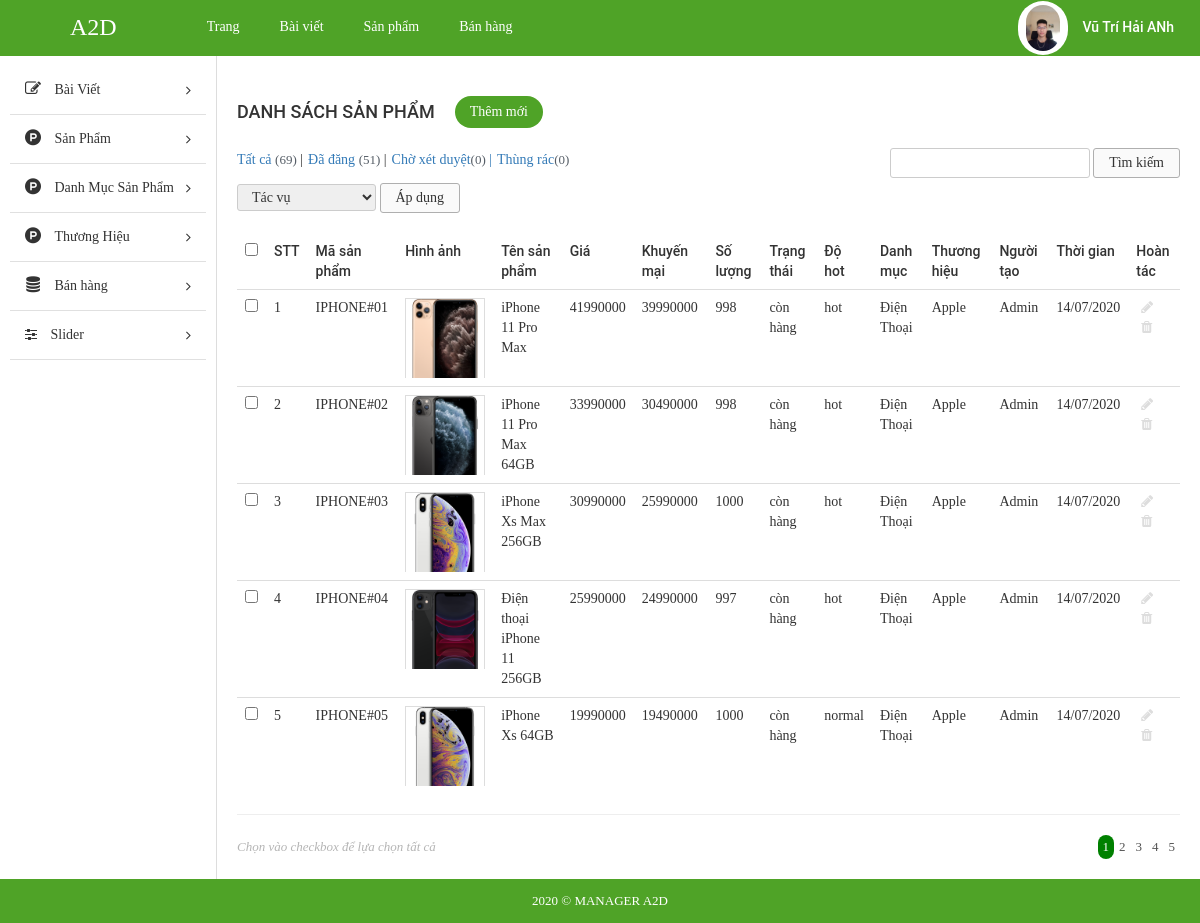
The app's page /admin/index.php?modules=products&controllers=index&action=list (signed in) with its own data.
### tables this page shows
CREATE TABLE `tbl_product` (
  `id` int(11) NOT NULL,
  `id_category` int(11) NOT NULL,
  `id_brand` int(11) NOT NULL,
  `name` varchar(255) NOT NULL,
  `code` varchar(255) NOT NULL,
  `price` float NOT NULL,
  `promotional_price` float NOT NULL,
  `quantity` int(11) NOT NULL,
  `status` enum('còn hàng','hết hàng','hàng sắp về') NOT NULL,
  `description` text NOT NULL,
  `screen` varchar(255) NOT NULL,
  `ram` varchar(255) NOT NULL,
  `cpu` varchar(255) NOT NULL,
  `memory` varchar(255) NOT NULL,
  `operating_system` varchar(255) NOT NULL,
  `front_camera` varchar(255) NOT NULL,
  `rear_camera` varchar(255) NOT NULL,
  `user` varchar(255) NOT NULL,
  `create_date` varchar(255) NOT NULL,
  `image` varchar(255) NOT NULL,
  `level` enum('hot','normal','discount') NOT NULL
);

### admin/libraries/database.php (called while the page is built, shortened)
<?php
function db_query($query_string) {
    global $conn;
    $result = mysqli_query($conn, $query_string);
    return $result;
}
function db_fetch_array($query_string) {
    $result = array();
    $mysqli_result = db_query($query_string);
    while ($row = mysqli_fetch_assoc($mysqli_result)) {
        $result[] = $row;
    }
    return $result;
}

### admin/modules/products/models/indexModel.php (called while the page is built, shortened)
<?php
function getAllProduct(){
	return db_fetch_array("SELECT * FROM `tbl_product`");
}
function get_category_by_id($id){
	$data = db_fetch_array("SELECT * FROM `tbl_category` WHERE `id` = '$id'");
	return $data[0]['name'];
}
function get_brand_by_id($id){
	$data = db_fetch_array("SELECT * FROM `tbl_brand` WHERE `id` = '$id'");
	return $data[0]['name'];
}

### admin/modules/products/controllers/indexController.php (called while the page is built, shortened)
<?php
function listAction() {
	$data_tmp = getAllProduct();
	for ($i=0; $i <count($data_tmp) ; $i++) {
		$data_tmp[$i]['category'] = get_category_by_id($data_tmp[$i]['id_category']);
		$data_tmp[$i]['brand']  = get_brand_by_id($data_tmp[$i]['id_brand']) ;
	};
	if(!empty($_GET['page'])){
		$page = $_GET['page'];
	}else{
		$page =1;
	}
	$numProduct = count($data_tmp);
	$productOnPage = 5;
	$num = ceil($numProduct/$productOnPage);
	$start = ($page - 1) * $productOnPage;
	$res =[];
	for ($i=$start; $i < $start+$productOnPage; $i++) {
		if(isset($data_tmp[$i]))
        $res[] = $data_tmp[$i];
	};
	$data = [$res, $num, $page];
	load_view('list',$data);
}

### admin/core/router.php (called while the page is built, shortened)
<?php
$action_name = get_action().'Action';
call_function(array('construct', $action_name));

### admin/core/appload.php (called while the page is built, shortened)
<?php
require CONFIGPATH . DIRECTORY_SEPARATOR . 'database.php';
require LIBPATH . DIRECTORY_SEPARATOR . 'database.php';
require COREPATH . DIRECTORY_SEPARATOR . 'base.php';
require COREPATH . DIRECTORY_SEPARATOR . 'router.php';

### admin/index.php (called while the page is built, shortened)
<?php
require COREPATH.DIRECTORY_SEPARATOR.'appload.php';

### admin/modules/products/views/listView.php (the view, shortened to what this page needs)
<div id="main-content-wp" class="list-product-page">
    <div class="wrap clearfix">
        <div id="content" class="fl-right">
            <div class="section" id="title-page">
                <div class="clearfix">
                    <h3 id="index" class="fl-left">Danh sách sản phẩm</h3>
                    <a href="?modules=products&controllers=index&action=add" title="" id="add-new" class="fl-left">Thêm mới</a>
                </div>
            </div>
            <div class="section" id="detail-page">
                <div class="section-detail">
                    <div class="filter-wp clearfix">
                        <ul class="post-status fl-left">
                            <li class="all"><a href="">Tất cả <span class="count">(69)</span></a> |</li>
                            <li class="publish"><a href="">Đã đăng <span class="count">(51)</span></a> |</li>
                            <li class="pending"><a href="">Chờ xét duyệt<span class="count">(0)</span> |</a></li>
                            <li class="pending"><a href="">Thùng rác<span class="count">(0)</span></a></li>
                        </ul>
                        <form method="GET" class="form-s fl-right">
                            <input type="text" name="s" id="s">
                            <input type="submit" name="sm_s" value="Tìm kiếm">
                        </form>
                    </div>
                    <div class="actions">
                        <form method="GET" action="" class="form-actions">
                            <select name="actions">
                                <option value="0">Tác vụ</option>
                            </select>
                            <input type="submit" name="sm_action" value="Áp dụng">
                        </form>
                    </div>
                    <div class="table-responsive">
                        <table class="table list-table-wp">
                            <thead>
                                <tr>
                                    <td><input type="checkbox" name="checkAll" id="checkAll"></td>
                                    <td><span class="thead-text">STT</span></td>
                                    <td><span class="thead-text">Mã sản phẩm</span></td>
                                    <td><span class="thead-text">Hình ảnh</span></td>
                                    <td><span class="thead-text">Tên sản phẩm</span></td>
                                    <td><span class="thead-text">Giá</span></td>
                                    <td><span class="thead-text">Khuyến mại</span></td>
                                    <td><span class="thead-text">Số lượng</span></td>
                                    <td><span class="thead-text">Trạng thái</span></td>
                                    <td><span class="thead-text">Độ hot</span></td>
                                    <td><span class="thead-text">Danh mục</span></td>
                                    <td><span class="thead-text">Thương hiệu</span></td>
                                    <td><span class="thead-text">Người tạo</span></td>
                                    <td><span class="thead-text">Thời gian</span></td>
                                    <td><span class="thead-text">Hoàn tác</span></td>
                                </tr>
                            </thead>
                            <tbody>
                                <?php  $i=0; if(!empty($data['0'])) foreach ($data['0'] as $value) { $i++;?>
                                <tr>
                                    <td><input type="checkbox" name="checkItem" class="checkItem"></td>
                                    <td><span class="tbody-text"><?php echo $i; ?></span></td>
                                    <td><span class="tbody-text"><?php echo $value['code']; ?></span></td>
                                    <td>
                                        <div class="tbody-thumb">
                                            <img src="<?php echo $value['image']; ?>" alt="">
                                        </div>
                                    </td>
                                    <td><span class="tbody-text"><?php echo $value['name']; ?></span></td>
                                    <td><span class="tbody-text"><?php echo $value['price']; ?></span></td>
                                    <td><span class="tbody-text"><?php echo $value['promotional_price']; ?></span></td>
                                    <td><span class="tbody-text"><?php echo $value['quantity']; ?></span></td>
                                    <td><span class="tbody-text"><?php echo $value['status']; ?></span></td>
                                    <td><span class="tbody-text"><?php echo $value['level']; ?></span></td>
                                    <td><span class="tbody-text"><?php echo $value['category']; ?></span></td>
                                    <td><span class="tbody-text"><?php echo $value['brand']; ?></span></td>
                                    <td><span class="tbody-text"><?php echo $value['user']; ?></span></td>
                                    <td><span class="tbody-text"><?php echo $value['create_date']; ?></span></td>
                                    <td>
                                        <ul class="list-operation ">
                                            <li><a href="?modules=products&controllers=index&action=show&id=<?php echo $value['id'] ;?>" title="Sửa" class="edit"><i class="fa fa-pencil" aria-hidden="true"></i></a></li>
                                            <li><a href="?modules=products&controllers=index&action=delete&id=<?php echo $value['id'] ;?>" title="Xóa" class="delete"><i class="fa fa-trash" aria-hidden="true"></i></a></li>
                                        </ul>
                                    </td>
                                </tr>
                                <?php }; ?>
                            </tbody>
                        </table>
                        <hr>
                    </div>
                </div>
            </div>
            <div class="section" id="paging-wp">
                <div class="section-detail clearfix">
                    <p id="desc" class="fl-left">Chọn vào checkbox để lựa chọn tất cả</p>
                    <ul id="list-paging" class="fl-right">
                        <?php for ($i=1; $i <= $data['1'] ; $i++) { ?>
                        <li>
                            <a <?php if($i == $data['2']) echo 'style="background-color: green; color:white; border-radius:300px;"';  ?>  href="?modules=products&controllers=index&action=list&page=<?php echo $i; ?>" title=""><?php echo $i; ?></a>
                        </li>
                        <?php }; ?>
                    </ul>
                </div>
            </div>
        </div>
    </div>
</div>

### admin/core/base.php (shortened to what this page needs)
<?php
function get_module() {
    global $config;
    $module = isset($_GET['modules']) ? $_GET['modules'] : $config['default_module'];
    return $module;
}
function call_function($list_function = array()) {
    if (is_array($list_function)) {
        foreach ($list_function as $f) {
            if (function_exists($f())) {
                $f();
            }
        }
    }
}
function load_view($name, $data_send = array()) {
    $data = $data_send;
    $path = MODULESPATH . DIRECTORY_SEPARATOR . get_module() . DIRECTORY_SEPARATOR . 'views' . DIRECTORY_SEPARATOR . $name . 'View.php';
    if (file_exists($path)) {
        require $path;
    } else {
        echo "Không tìm thấy {$path}";
    }
}
function get_header($name = '') {
    global $data;
    if (empty($name)) {
        $name = 'header';
    } else {
        $name = "header-{$name}";
    }
    $path = LAYOUTPATH . DIRECTORY_SEPARATOR . $name . '.php';
    if (file_exists($path)) {
        if (is_array($data)) {
            foreach ($data as $key => $a) {
                $$key = $a;
            }
        }
        require $path;
    } else {
        echo "Không tìm thấy {$path}";
    }
}
function get_footer($name = '') {
    global $data;
    if (empty($name)) {
        $name = 'footer';
    } else {
        $name = "footer-{$name}";
    }
    $path = LAYOUTPATH . DIRECTORY_SEPARATOR . $name . '.php';
    if (file_exists($path)) {
        if (is_array($data)) {
            foreach ($data as $key => $a) {
                $$key = $a;
            }
        }
        require $path;
    } else {
        echo "Không tìm thấy {$path}";
    }
}
function get_sidebar($name = '') {
    global $data;
    if (empty($name)) {
        $name = 'sidebar';
    } else {
        $name = "sidebar-{$name}";
    }
    $path = LAYOUTPATH . DIRECTORY_SEPARATOR . $name . '.php';
    if (file_exists($path)) {
        if (is_array($data)) {
            foreach ($data as $key => $a) {
                $$key = $a;
            }
        }
        require $path;
    } else {
        echo "Không tìm thấy {$path}";
    }
}
?>

### admin/public/css/import/global.css (style rules this page uses)
body { font-family: "Roboto Regular"; font-size: 14px; line-height: 24px; color: #333; }
.fl-left { float: left; }
.fl-right { float: right; }
img { max-width: 100%; height: auto; display: block; }
ul li { list-style: none!important; }
a { text-decoration: none!important; }

### admin/public/css/import/list_post.css (style rules this page uses)
#content { width: 82%; border-left: 1px solid #ddd; padding: 20px; }
#add-new { display: inline-block; color: #fff; background: #4fa327; padding: 4px 15px; margin: 20px; border-radius: 20px; }
#index { font-family: 'Roboto Medium'; font-weight: normal; text-transform: uppercase; font-size: 18px; padding: 24px 0px; }
.list-table-wp thead tr td { font-family: 'Roboto Medium'; font-weight: normal; }
.list-operation li { float: left; }
.list-operation li a { display: block; padding: 0px 5px; color: #ddd; }
.list-operation { width: 25%; }
#paging-wp #desc { font-size: 13px; color: #b5b5b5; font-style: italic; }
#list-paging li { float: left; }
#list-paging li a { display: inline-block; color: #555; font-size: 13px; padding: 0px 5px; }
.filter-wp { margin-bottom: 5px; }
.actions { margin-bottom: 20px; }
.post-status li { float: left; font-size: 14px; margin-right: 5px; }
.post-status li .count { color: #555d66; font-size: 13px; display: inline-block; }
.form-s input[type="text"], .form-actions select { border-radius: 3px; border: 1px solid #ccc; padding: 2px 10px; }
.form-s input[type="submit"], .form-actions input[type="submit"] { border-radius: 3px; border: 1px solid #afafaf; padding: 2px 15px; background: #fafafa; }
.form-actions select { padding: 4px 10px; }

### admin/public/css/import/list_product.css (style rules this page uses)
.tbody-thumb { width: 80px; height: 80px; overflow: hidden; }
.tbody-thumb img { border: 1px solid #ddd; }

### admin/public/css/import/menu.css (style rules this page uses)
.actions select { border-radius: 3px; border: 1px solid #ccc; padding: 4px 10px; }

### admin/public/css/import/detail_order.css (style rules this page uses)
.table { margin-bottom: 0!important; }

### records on screen
tbl_product: code "IPHONE#01", image (picture), name "iPhone 11 Pro Max", price "41990000", promotional_price "39990000", quantity "998", status "còn hàng", level "hot", category "Điện Thoại", brand "Apple", user "Admin", create_date "14/07/2020"
tbl_product: code "IPHONE#02", image (picture), name "iPhone 11 Pro Max 64GB", price "33990000", promotional_price "30490000", quantity "998", status "còn hàng", level "hot", category "Điện Thoại", brand "Apple", user "Admin", create_date "14/07/2020"
tbl_product: code "IPHONE#03", image (picture), name "iPhone Xs Max 256GB", price "30990000", promotional_price "25990000", quantity "1000", status "còn hàng", level "hot", category "Điện Thoại", brand "Apple", user "Admin", create_date "14/07/2020"
tbl_product: code "IPHONE#04", image (picture), name "Điện thoại iPhone 11 256GB", price "25990000", promotional_price "24990000", quantity "997", status "còn hàng", level "hot", category "Điện Thoại", brand "Apple", user "Admin", create_date "14/07/2020"
tbl_product: code "IPHONE#05", image (picture), name "iPhone Xs 64GB", price "19990000", promotional_price "19490000", quantity "1000", status "còn hàng", level "normal", category "Điện Thoại", brand "Apple", user "Admin", create_date "14/07/2020"
